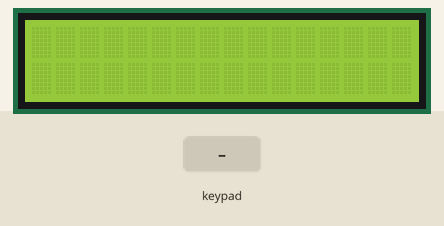
Simulated run of this sketch. Board: Arduino Uno, built with avr-gcc and run on an emulated ATmega328P. On the bench: 16×2 character LCD. Inputs (shaded band) come from the test bench.

Above: at 1.2 s.
1.3 s: keypad keys 9 8 7 6 # pressed 0.4 s apart
At 4.0 s:
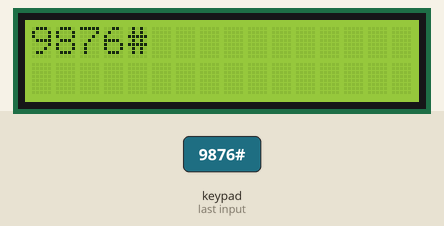
4.8 s: key 'A' pressed
At 5.3 s:
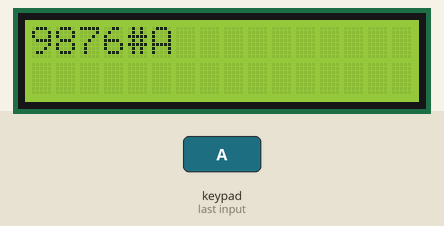
6.3 s: key 'B' pressed
At 7.5 s:
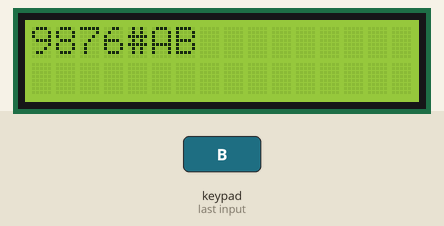
7.8 s: keypad keys 9 8 7 6 * pressed 0.4 s apart
At 10.0 s:
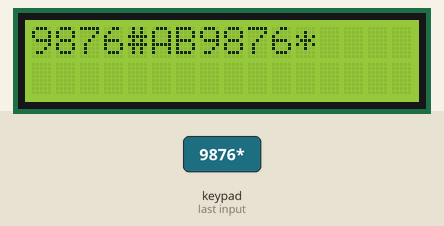
11.3 s: key 'C' pressed
At 12.5 s:
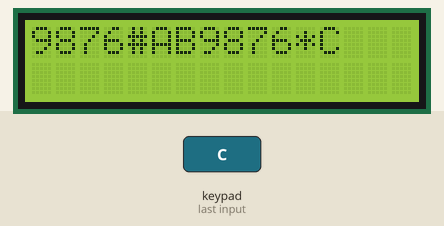
12.8 s: keypad keys 9 8 7 6 A pressed 0.4 s apart
At 15.3 s:
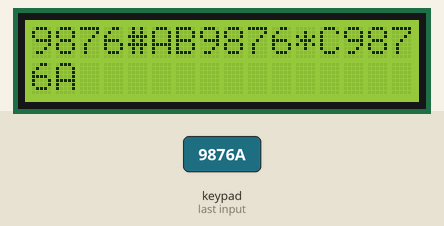
Timing chart, 0 to 16.8 s (numbered marks = the images above; inputs shaded):
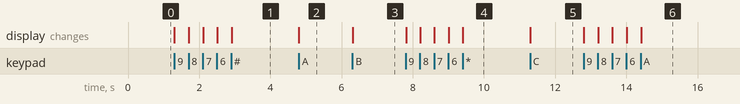

Measured:
- after the input at 1.3 s, the display: first changes at once (image 1 shows a later state)
- after the input at 4.8 s, the display: changes at once (image 2)
- after the input at 6.3 s, the display: changes at once (image 3)
- after the input at 7.8 s, the display: first changes at once (image 4 shows a later state)
- after the input at 11.3 s, the display: changes at once (image 5)
- after the input at 12.8 s, the display: first changes at once (image 6 shows a later state)

The sketch:

CH_36_01.ino
```cpp
#include <LiquidCrystal_I2C.h>
#include <Keypad.h>

LiquidCrystal_I2C lcd(0x27, 16, 2);   // (주소, 열, 행)

byte rowPins[4] = { 9, 8, 7, 6 };     // 행 연결 핀
byte colPins[4] = { 5, 4, 3, 2 };     // 열 연결 핀

const byte ROWS = 4;      // 행 수
const byte COLS = 4;      // 열 수

char key_values[] = {       // 키값
  '1', '2', '3', 'A',
  '4', '5', '6', 'B',
  '7', '8', '9', 'C',
  '*', '0', '#', 'D'
};

byte X = 0, Y = 0;      // 텍스트 LCD에 키 입력을 표시할 위치

// 키패드 객체 생성 (키값, 행 연결 핀, 열 연결 핀, 행 수, 열 수)
Keypad keypad = Keypad( key_values, rowPins, colPins, ROWS, COLS);

void setup() {
  lcd.init();           // LCD 초기화
  lcd.clear();          // LCD 화면 지우기
  lcd.backlight();      // 백라이트 켜기
}

void loop() {
  char key = keypad.getKey();     // 눌러진 키 확인

  if (key) {
    lcd.setCursor(X, Y);      // 현재 출력 위치로 이동
    lcd.write(key);     // 키 값 출력

    // 다음 출력 위치 조정
    X = X + 1;
    if (X == 16) {
      Y = (Y + 1) % 2;
      X = 0;
    }

    lcd.setCursor(X, Y);      // 다음 출력 위치로 이동
    lcd.write(' ');       // 다음 출력 위치의 기존 출력 지우기
  }
}
```
